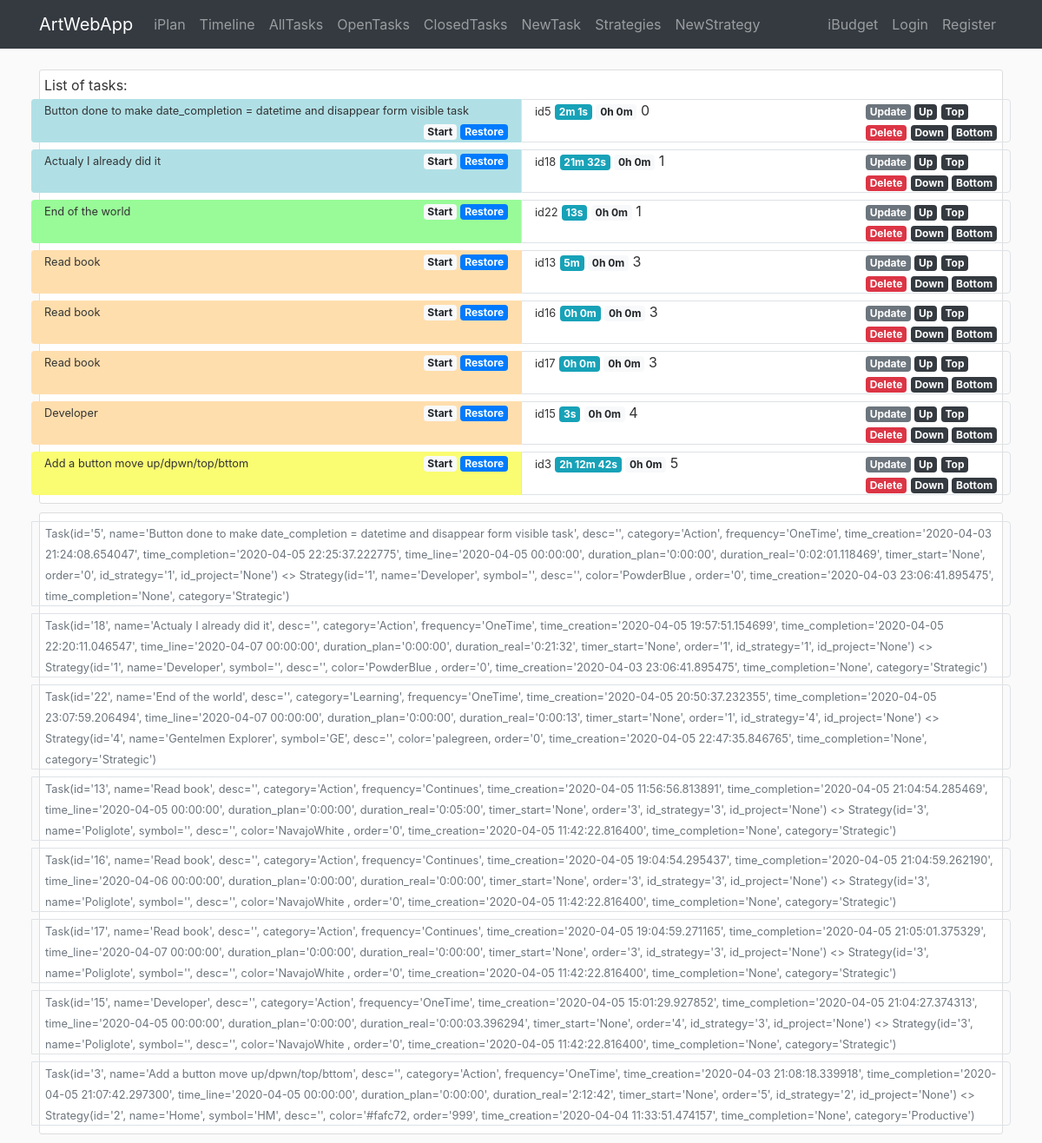
The app's page /iplan/task/completed, older data.
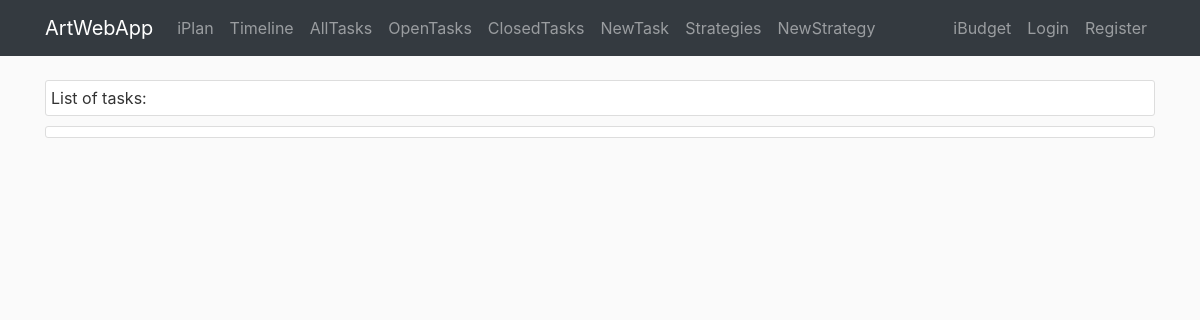
The same page, newer data.
### awa/iplan/models.py (models this page shows)
class Task(db.Model):
    id = db.Column(db.Integer, primary_key=True)
    name = db.Column(db.String(140), nullable=False)
    desc = db.Column(db.Text)
    category = db.Column(db.String(20))
    frequency = db.Column(db.String(10))
    time_creation = db.Column(db.DateTime, default=datetime.utcnow)
    time_completion = db.Column(db.DateTime)
    time_line = db.Column(db.DateTime)
    duration_plan = db.Column(db.Interval, nullable=False, default=timedelta(0))
    duration_real = db.Column(db.Interval, nullable=False, default=timedelta(0))
    timer_start = db.Column(db.DateTime)
    order = db.Column(db.Integer)
    id_strategy = db.Column(db.Integer, db.ForeignKey('strategy.id'), nullable=False)
    id_project = db.Column(db.Integer, db.ForeignKey('project.id'))
    def __repr__(self):
        return f"Task(id='{self.id}', name='{self.name}', desc='{self.desc}', category='{self.category}', " \
               f"frequency='{self.frequency}', time_creation='{self.time_creation}', " \
               f"time_completion='{self.time_completion}', time_line='{self.time_line}', " \
               f"duration_plan='{self.duration_plan}', duration_real='{self.duration_real}', " \
               f"timer_start='{self.timer_start}', order='{self.order}', " \
               f"id_strategy='{self.id_strategy}', id_project='{self.id_project}')"

class Strategy(db.Model):
    id = db.Column(db.Integer, primary_key=True)
    name = db.Column(db.String(40), nullable=False)
    symbol = db.Column(db.String(3))
    desc = db.Column(db.Text)
    color = db.Column(db.String(7))
    order = db.Column(db.Integer)
    time_creation = db.Column(db.DateTime, default=datetime.now)
    time_completion = db.Column(db.DateTime)
    category = db.Column(db.String(20), nullable=True)
    br_task = db.relationship('Task', backref='strategy')  # todo: lazy=True - test that later
    br_project = db.relationship('Project', backref='strategy')  # todo: lazy=True - test that later
    def __repr__(self):
        return f"Strategy(id='{self.id}', name='{self.name}', symbol='{self.symbol}', desc='{self.desc}'," \
               f" color='{self.color}, order='{self.order}', time_creation='{self.time_creation}'," \
               f" time_completion='{self.time_completion}', category='{self.category}')"

### awa/iplan/routes.py (the view)
@iplan.route('/iplan/task/completed', methods=['GET', 'POST'])
def task_completed():
    tasks = Task.query.filter(Task.time_completion.isnot(None)).order_by(Task.order).all()
    strategies = Strategy.query.all()
    return render_template('iplan/task.html', tasks=tasks, strategies=strategies,
                           string_from_duration=string_from_duration, now=datetime.now())

### awa/iplan/utils.py (called while the page is built)
def string_from_duration(x):
    if x is None or x.total_seconds() == 0:
        return '0h 0m'
    total_seconds = x.total_seconds()
    days = total_seconds // 86400
    total_seconds -= days * 86400
    hours = total_seconds // 3600
    total_seconds -= hours * 3600
    minutes = total_seconds // 60
    total_seconds -= minutes * 60
    seconds = total_seconds
    outcome = ''
    for item in [(days, 'd'), (hours, 'h'), (minutes, 'm'), (seconds, 's')]:
        if item[0] != 0:
            outcome += f'{int(item[0])}{item[1]} '
    return outcome[:-1]

### awa/templates/iplan/task.html (shortened to what this page needs)
{% extends "layout.html" %}
{% block content %}
<div class="container">
    <div class="content-section">
       List of tasks:
        {% for task in tasks %}
        <div class="row">
            <div class="col-6 rounded-left mt-1 mb-1" style="background-color:{{task.strategy.color}}">
                <div class="row p-0">
                    <div class="col-auto">
                        <small>{{task.name}}</small>
                    </div>
                    <div class="col-auto ml-auto">
                        {% if task.timer_start %}
                            <a href="{{url_for('iplan.task_timer_start', id_task=task.id) }}" class="badge badge-light">Reset</a>
                            <a href="{{url_for('iplan.task_timer_end', id_task=task.id) }}" class="badge badge-danger">Stop</a>
                        {% else %}
                            <a href="{{url_for('iplan.task_timer_start', id_task=task.id) }}" class="badge badge-light">Start</a>
                            {% if task.time_completion %}
                                <a href="{{url_for('iplan.task_restore', id_task=task.id)}}" class="badge badge-primary">Restore</a>
                            {% else %}
                                {% if task.frequency == 'OneTime' %}
                                    <a href="{{url_for('iplan.task_complete', id_task=task.id)}}" class="badge badge-success">Done</a>
                                {% else %}
                                    <a href="{{url_for('iplan.task_complete', id_task=task.id)}}" class="badge badge-success">Done+</a>
                                {% endif %}
                            {% endif %}
                        {% endif%}
                    </div>
                </div>
            </div>
            <div class="col border rounded-right mt-1 mb-1">
                <div class="row p-0">
                    <div class="col-auto">
                        <small>id{{task.id}}</small>
                        <small class="badge badge-info">{{string_from_duration(task.duration_real)}}</small>
                        <small class="badge badge-light">{{string_from_duration(task.duration_plan)}}</small>
                        {{task.order}}
                    </div>
                    <div class="col-auto ml-auto">
                        <a href="{{url_for('iplan.task_update', id_task=task.id) }}" class="badge badge-secondary">Update</a>
                        <a href="{{url_for('iplan.task_move', id_task=task.id, direction='up') }}" class="badge badge-dark">Up</a>
                        <a href="{{url_for('iplan.task_move', id_task=task.id, direction='top') }}" class="badge badge-dark">Top</a>
                        <br>
                        <a href="{{url_for('iplan.task_delete', id_task=task.id) }}" class="badge badge-danger">Delete</a>
                        <a href="{{url_for('iplan.task_move', id_task=task.id, direction='down') }}" class="badge badge-dark">Down</a>
                        <a href="{{url_for('iplan.task_move', id_task=task.id, direction='bottom') }}" class="badge badge-dark">Bottom</a>
                    </div>
                </div>
            </div>
        </div>
        {% endfor %}
    </div>
   <div class="content-section">
        {% for task in tasks %}
        <div class="row">
            <div class="col border rounded-right mt-1 mb-1">
                <div class="row p-0">
                    <div class="col-auto">
                        <small class="text-muted">{{ task }} <> {{ task.strategy }}</small>
                    </div>
                </div>
            </div>
        </div>
        {% endfor %}
    </div>
</div>
{% endblock content %}

### awa/templates/layout.html (shortened to what this page needs)
<!DOCTYPE html>
<html lang="en">
<head>
    <link rel="stylesheet" href="https://stackpath.bootstrapcdn.com/bootstrap/4.4.1/css/bootstrap.min.css">
    <link rel="stylesheet" type="text/css" href="{{ url_for('static', filename='main.css') }}">
</head>
<body>
    <header>
        <nav class="navbar navbar-expand-md navbar-dark bg-dark fixed-top">
            <div class="container">
                <a class="navbar-brand" href="{{ url_for('main.home') }}">ArtWebApp</a>
                <div class="collapse navbar-collapse" id="navbarSupportedContent">
                    <div class="navbar-nav mr-auto">
                        <a class="nav-item nav-link" href="{{ url_for('iplan.home') }}">iPlan</a>
                        <a class="nav-item nav-link" href="{{ url_for('iplan.timeline') }}">Timeline</a>
                        <a class="nav-item nav-link" href="{{ url_for('iplan.task') }}">AllTasks</a>
                        <a class="nav-item nav-link" href="{{ url_for('iplan.task_open') }}">OpenTasks</a>
                        <a class="nav-item nav-link" href="{{ url_for('iplan.task_completed') }}">ClosedTasks</a>
                        <a class="nav-item nav-link" href="{{ url_for('iplan.task_create') }}">NewTask</a>
                        <a class="nav-item nav-link" href="{{ url_for('iplan.strategy') }}">Strategies</a>
                        <a class="nav-item nav-link" href="{{ url_for('iplan.strategy_create') }}">NewStrategy</a>
                    </div>
                    <div class="navbar-nav">
                        <a class="nav-item nav-link" href="{{ url_for('ibudget.home')}}">iBudget</a>
                        <a class="nav-item nav-link" href="#">Login</a>
                        <a class="nav-item nav-link" href="#">Register</a>
                    </div>
                </div>
            </div>
        </nav>
    </header>
    <main role="main">
            {% block content %}{% endblock %}
    </main>
</body>
</html>

### awa/static/main.css (style rules this page uses)
body { background: #fafafa; color: #333333; margin-top: 5rem; }
.content-section { background: #ffffff; padding: 5px 5px; border: 1px solid #dddddd; border-radius: 3px; margin-bottom: 10px; }

Row changes from the older to the newer data that the page shows:
removed Task: name "Button done to make date_completion = datetime and disappear form visible task", id "5", duration_real "2m 1s", duration_plan "0h 0m", order "0", id+name+desc "Task(id='5', name='Button done to make date_completion = datetime and disappear form visible task', desc='', category='Action', frequency='OneTime', time_creation='2020-04-03 21:24:08.654047', time_completion='2020-04-05 22:25:37.222775', time_line='2020-04-05 00:00:00', duration_plan='0:00:00', duration_real='0:02:01.118469', timer_start='None', order='0', id_strategy='1', id_project='None')", strategy "Strategy(id='1', name='Developer', symbol='', desc='', color='PowderBlue , order='0', time_creation='2020-04-03 23:06:41.895475', time_completion='None', category='Strategic')"
removed Task: name "Actualy I already did it", id "18", duration_real "21m 32s", duration_plan "0h 0m", order "1", id+name+desc "Task(id='18', name='Actualy I already did it', desc='', category='Action', frequency='OneTime', time_creation='2020-04-05 19:57:51.154699', time_completion='2020-04-05 22:20:11.046547', time_line='2020-04-07 00:00:00', duration_plan='0:00:00', duration_real='0:21:32', timer_start='None', order='1', id_strategy='1', id_project='None')", strategy "Strategy(id='1', name='Developer', symbol='', desc='', color='PowderBlue , order='0', time_creation='2020-04-03 23:06:41.895475', time_completion='None', category='Strategic')"
removed Task: name "End of the world", id "22", duration_real "13s", duration_plan "0h 0m", order "1", id+name+desc "Task(id='22', name='End of the world', desc='', category='Learning', frequency='OneTime', time_creation='2020-04-05 20:50:37.232355', time_completion='2020-04-05 23:07:59.206494', time_line='2020-04-07 00:00:00', duration_plan='0:00:00', duration_real='0:00:13', timer_start='None', order='1', id_strategy='4', id_project='None')", strategy "Strategy(id='4', name='Gentelmen Explorer', symbol='GE', desc='', color='palegreen, order='0', time_creation='2020-04-05 22:47:35.846765', time_completion='None', category='Strategic')"
removed Task: name "Read book", id "13", duration_real "5m", duration_plan "0h 0m", order "3", id+name+desc "Task(id='13', name='Read book', desc='', category='Action', frequency='Continues', time_creation='2020-04-05 11:56:56.813891', time_completion='2020-04-05 21:04:54.285469', time_line='2020-04-05 00:00:00', duration_plan='0:00:00', duration_real='0:05:00', timer_start='None', order='3', id_strategy='3', id_project='None')", strategy "Strategy(id='3', name='Poliglote', symbol='', desc='', color='NavajoWhite , order='0', time_creation='2020-04-05 11:42:22.816400', time_completion='None', category='Strategic')"
removed Task: name "Read book", id "16", duration_real "0h 0m", duration_plan "0h 0m", order "3", id+name+desc "Task(id='16', name='Read book', desc='', category='Action', frequency='Continues', time_creation='2020-04-05 19:04:54.295437', time_completion='2020-04-05 21:04:59.262190', time_line='2020-04-06 00:00:00', duration_plan='0:00:00', duration_real='0:00:00', timer_start='None', order='3', id_strategy='3', id_project='None')", strategy "Strategy(id='3', name='Poliglote', symbol='', desc='', color='NavajoWhite , order='0', time_creation='2020-04-05 11:42:22.816400', time_completion='None', category='Strategic')"
removed Task: name "Read book", id "17", duration_real "0h 0m", duration_plan "0h 0m", order "3", id+name+desc "Task(id='17', name='Read book', desc='', category='Action', frequency='Continues', time_creation='2020-04-05 19:04:59.271165', time_completion='2020-04-05 21:05:01.375329', time_line='2020-04-07 00:00:00', duration_plan='0:00:00', duration_real='0:00:00', timer_start='None', order='3', id_strategy='3', id_project='None')", strategy "Strategy(id='3', name='Poliglote', symbol='', desc='', color='NavajoWhite , order='0', time_creation='2020-04-05 11:42:22.816400', time_completion='None', category='Strategic')"
removed Task: name "Developer", id "15", duration_real "3s", duration_plan "0h 0m", order "4", id+name+desc "Task(id='15', name='Developer', desc='', category='Action', frequency='OneTime', time_creation='2020-04-05 15:01:29.927852', time_completion='2020-04-05 21:04:27.374313', time_line='2020-04-05 00:00:00', duration_plan='0:00:00', duration_real='0:00:03.396294', timer_start='None', order='4', id_strategy='3', id_project='None')", strategy "Strategy(id='3', name='Poliglote', symbol='', desc='', color='NavajoWhite , order='0', time_creation='2020-04-05 11:42:22.816400', time_completion='None', category='Strategic')"
removed Task: name "Add a button move up/dpwn/top/bttom", id "3", duration_real "2h 12m 42s", duration_plan "0h 0m", order "5", id+name+desc "Task(id='3', name='Add a button move up/dpwn/top/bttom', desc='', category='Action', frequency='OneTime', time_creation='2020-04-03 21:08:18.339918', time_completion='2020-04-05 21:07:42.297300', time_line='2020-04-05 00:00:00', duration_plan='0:00:00', duration_real='2:12:42', timer_start='None', order='5', id_strategy='2', id_project='None')", strategy "Strategy(id='2', name='Home', symbol='HM', desc='', color='#fafc72, order='999', time_creation='2020-04-04 11:33:51.474157', time_completion='None', category='Productive')"
